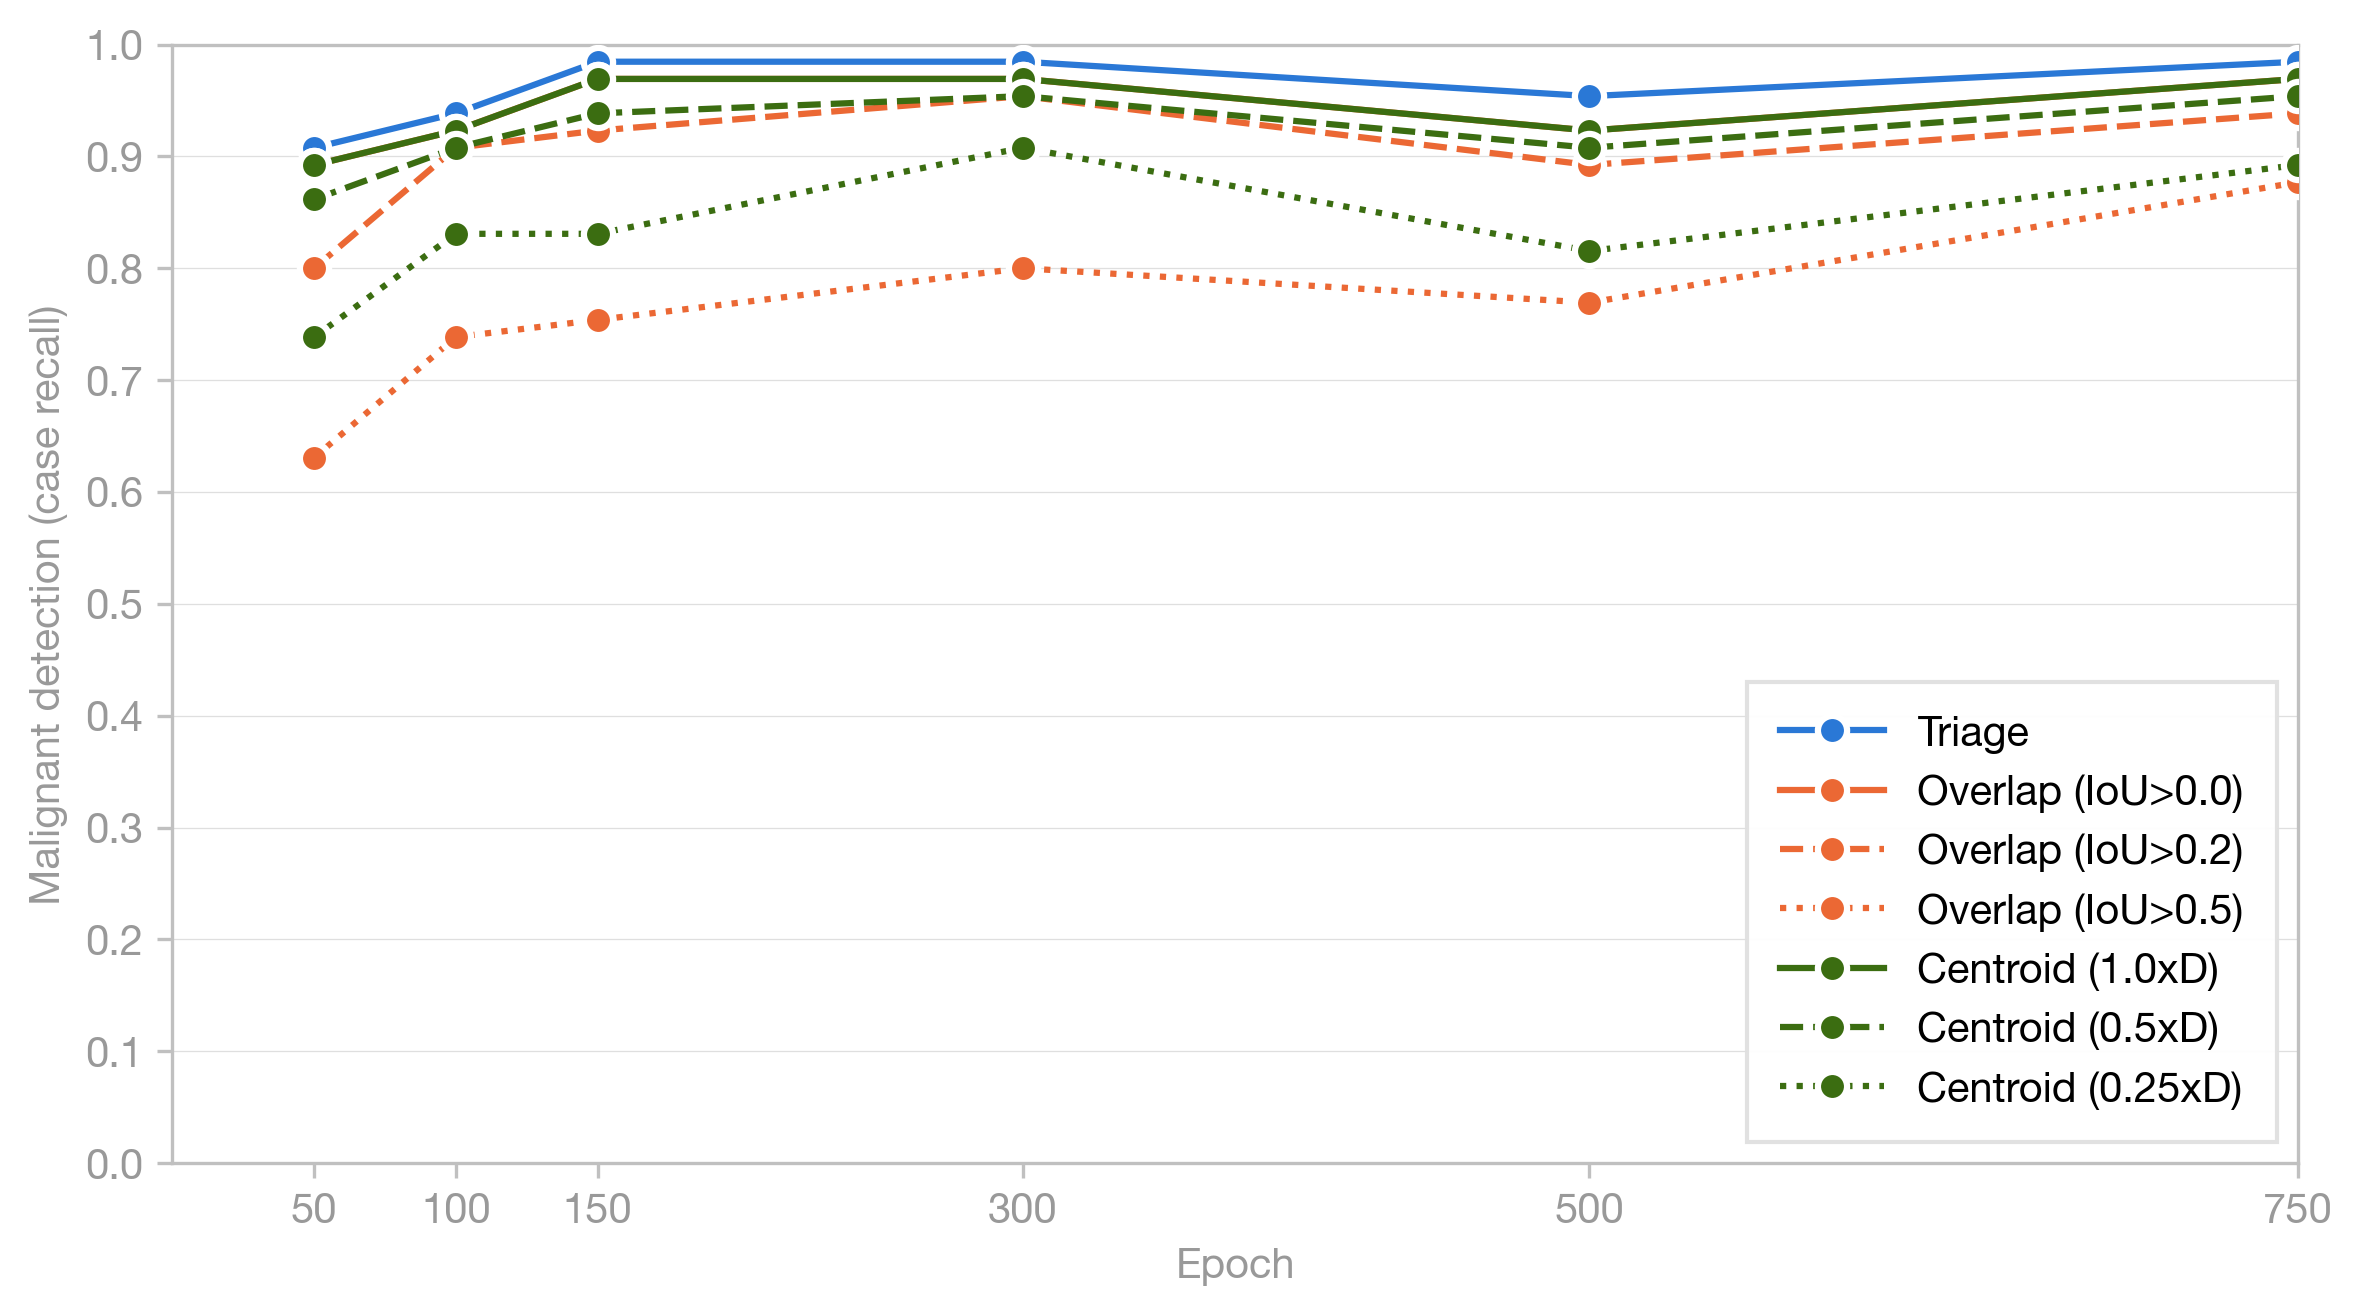

Write Python code to recreate this figure.
"""Malignant-mass detection vs. epoch, seven criteria on one chart.

Plots malignant case-level recall across two detection families plus triage,
so the permissiveness ladder can be read off against epoch in one view:

  - triage:          any retained predicted mass anywhere (no overlap required)
  - overlap (IoU):   IoU > 0, IoU > 0.2, IoU > 0.5 (per-component)
  - centroid (deq):  1.0x, 0.5x, 0.25x the GT equivalent diameter

The values are read from the per-criterion JSON artifacts already produced by
the individual analysis scripts (recomputation would duplicate their logic).
Malignant detection is the case-level recall (fraction of malignant cases
detected), the headline signal for this dataset.

Single-seed run (seed 42, 625 images, joint-selected checkpoints); no error bars.

Run from project root:
    python analysis/reports/malignant_detection_by_epoch/malignant_detection_by_epoch.py
"""

import json
import os

import numpy as np
import matplotlib
matplotlib.use('Agg')
import matplotlib.pyplot as plt
import matplotlib.ticker as ticker
from pathlib import Path

SCRIPT_DIR = Path(__file__).resolve().parent
PROJECT_ROOT = SCRIPT_DIR.parent.parent.parent
OUT_DIR = SCRIPT_DIR

# Root holding the individual per-criterion analysis outputs.
ANALYSIS_ROOT = PROJECT_ROOT / "analysis/epoch_convergence"

# Criterion -> (source JSON path, legend label, color, line style). Ordered
# triage first, then the IoU family (lenient -> strict) and the centroid family
# (lenient -> strict). Each family shares one color, varying only the line style.
CRITERIA = [
    ("triage",   "epoch_convergence_by_triage_detection/epoch_convergence_by_triage_detection.json",
     "Triage",                "#2a78d6", "-"),
    ("iou_0",    "epoch_convergence_by_overlap_detection/epoch_convergence_by_overlap_detection_iou_00.json",
     "Overlap (IoU>0.0)",     "#eb6834", "-"),
    ("iou_02",   "epoch_convergence_by_overlap_detection/epoch_convergence_by_overlap_detection_iou_02.json",
     "Overlap (IoU>0.2)",     "#eb6834", "--"),
    ("iou_05",   "epoch_convergence_by_overlap_detection/epoch_convergence_by_overlap_detection_iou_05.json",
     "Overlap (IoU>0.5)",     "#eb6834", ":"),
    ("deq_100",  "epoch_convergence_by_centroid_detection/epoch_convergence_by_centroid_detection_deq_100.json",
     "Centroid (1.0xD)",      "#3b6d11", "-"),
    ("deq_050",  "epoch_convergence_by_centroid_detection/epoch_convergence_by_centroid_detection_deq_050.json",
     "Centroid (0.5xD)",      "#3b6d11", "--"),
    ("deq_025",  "epoch_convergence_by_centroid_detection/epoch_convergence_by_centroid_detection_deq_025.json",
     "Centroid (0.25xD)",     "#3b6d11", ":"),
]

plt.rcParams.update({
    'font.family': 'sans-serif',
    'font.sans-serif': ['Helvetica Neue', 'Helvetica', 'Arial', 'sans-serif'],
    'font.size': 10,
    'font.weight': '400',
    'axes.labelsize': 10,
    'axes.labelcolor': '#999999',
    'xtick.labelsize': 10,
    'ytick.labelsize': 10,
    'xtick.color': '#999999',
    'ytick.color': '#999999',
    'legend.fontsize': 10,
    'legend.framealpha': 0.95,
    'legend.edgecolor': '#e0e0e0',
    'grid.linewidth': 0.3,
    'grid.alpha': 0.4,
    'figure.facecolor': 'white',
    'axes.facecolor': 'white',
    'axes.spines.top': True,
    'axes.spines.right': True,
})


def load_recall(rel_path):
    """Return (epochs, malignant case_recall) from a criterion JSON."""
    path = ANALYSIS_ROOT / rel_path
    with open(path) as f:
        data = json.load(f)
    return data["epochs"], data["malignant"]["Detection"]


def main():
    os.makedirs(OUT_DIR, exist_ok=True)

    epochs = None
    series = []  # (label, recall_list, color, linestyle)
    for key, rel_path, label, color, linestyle in CRITERIA:
        p = ANALYSIS_ROOT / rel_path
        if not p.exists():
            print(f"WARNING: {p} not found, skipping {key}")
            continue
        ep, recall = load_recall(rel_path)
        if epochs is None:
            epochs = ep
        elif ep != epochs:
            print(f"WARNING: epoch mismatch for {key}, expected {epochs}, got {ep}")
        series.append((label, recall, color, linestyle))

    if epochs is None:
        print("No criterion JSONs found, exiting")
        return

    # --- Terminal table ---
    header = f"{'Epoch':>5} | " + " | ".join(f"{l:>18}" for l, *_ in series)
    print(header)
    print("-" * len(header))
    for i, ep in enumerate(epochs):
        print(f"{ep:>5} | " + " | ".join(f"{s[i]:>18.4f}" for _, s, *_ in series))

    # --- Markdown ---
    md_lines = [
        "# Malignant detection vs. epoch",
        "",
        "Single preliminary milestones run: seed 42, 625 images, joint-selected "
        "checkpoints. No error bars (single seed).",
        "",
        "Values are malignant case-level recall (fraction of malignant cases "
        "detected) under seven criteria: triage, three overlap IoU tiers, and "
        "three centroid tolerance tiers.",
        "",
        "| Epoch |" + "".join(f" {l} |" for l, *_ in series),
    ]
    md_lines.append("|------:|" + "".join("--------------:|" for _ in series))
    for i, ep in enumerate(epochs):
        md_lines.append(f"| {ep} |" +
                        "".join(f" {s[i]:.4f} |" for _, s, *_ in series))
    md_lines.append("")
    md_path = OUT_DIR / "malignant_detection_by_epoch.md"
    with open(md_path, "w") as f:
        f.write("\n".join(md_lines))
    print(f"Wrote {md_path}")

    # --- Plot ---
    fig, ax = plt.subplots(figsize=(8, 4.5))
    for label, recall, color, linestyle in series:
        ax.plot(epochs, recall, linestyle, color=color, label=label,
                marker='o', markersize=7, linewidth=1.5, markeredgecolor='white',
                markeredgewidth=1.5, zorder=3)

    ax.set_xlabel('Epoch')
    ax.set_ylabel('Malignant detection (case recall)')
    ax.set_xlim(left=0, right=epochs[-1])
    ax.set_xticks(epochs)
    ax.set_ylim(0, 1.0)
    ax.set_yticks(np.arange(0, 1.1, 0.1))
    ax.yaxis.set_major_formatter(ticker.FormatStrFormatter('%.1f'))
    ax.grid(True, axis='y', linewidth=0.3, alpha=0.4)
    ax.grid(False, axis='x')

    for sp in ax.spines.values():
        sp.set_color('#c0c0c0')
    ax.tick_params(axis='both', which='both', color='#c0c0c0',
                   labelcolor='#999999')

    ax.legend(loc='lower right', frameon=True, fancybox=False, borderpad=0.8,
              handlelength=2.5)

    plt.tight_layout(pad=1.2)

    for ext in ('pdf', 'png'):
        out = OUT_DIR / f'malignant_detection_by_epoch.{ext}'
        fig.savefig(out, dpi=300, bbox_inches='tight',
                    metadata={'CreationDate': None})
        print(f'Wrote {out}')
    plt.close(fig)


if __name__ == "__main__":
    main()
